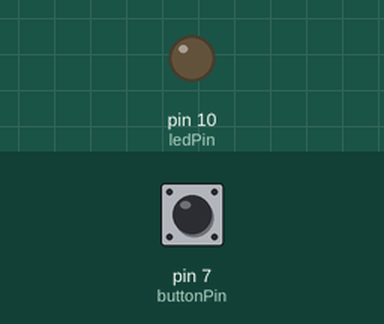
Recording of a sketch running on a simulated Arduino Uno, built with avr-gcc and run on an emulated ATmega328P. Shown: output pins drawn as LEDs (lit = HIGH). The inputs (shaded band) are chosen by the test bench; at power-on: pin 7 (buttonPin) LOW.

Above: at 1.2 s.
1.3 s: pin 7 (buttonPin) pulled HIGH for 0.15 s
At 1.4 s:
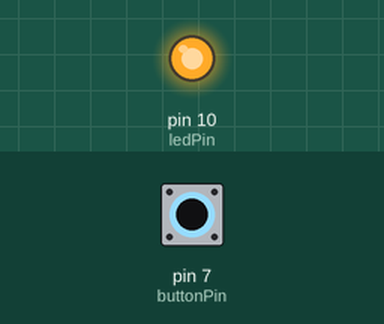
3.0 s: pin 7 (buttonPin) pulled HIGH for 3.2 s
At 6.5 s:
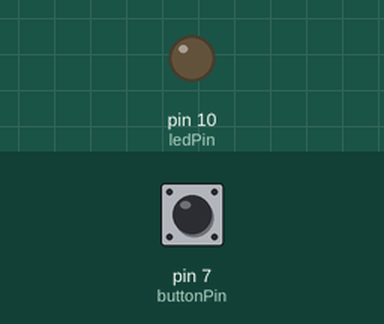
Timing chart, 0 to 8.0 s (numbered marks = the images above; inputs shaded):
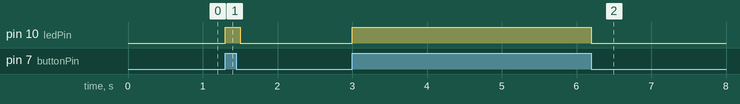

Measured:
- after the input at 1.3 s, pin 10 (ledPin): LOW → HIGH at once, → LOW 0.20 s later
- after the input at 3.0 s, pin 10 (ledPin): LOW → HIGH at once, → LOW 3.2 s later

The sketch:

4-led-botao.ino
```cpp
int ledPin = 10;
int buttonPin = 7;
int buttonState = 0;

void setup() {
  pinMode(ledPin, OUTPUT);
  pinMode(buttonPin, INPUT);
}

void loop() {
  buttonState = digitalRead(buttonPin);

  if (buttonState == HIGH) {
    digitalWrite(ledPin, HIGH);
    delay(100);
  } else {
    digitalWrite(ledPin, LOW);
  }
}
```
